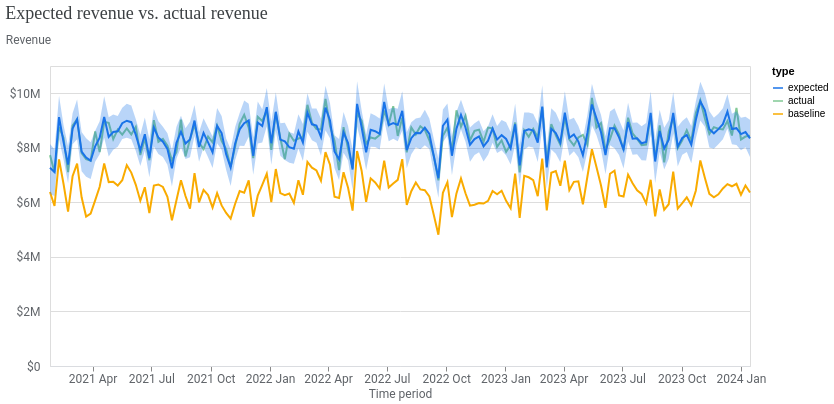

The notebook cell this image was saved under:
### Markdown cell above
2\. Assess the model's fit by comparing the expected sales against the actual sales.

### Code cell
model_fit = visualizer.ModelFit(mmm)
model_fit.plot_model_fit()

### Figure 1 — Vega-Lite specification as saved in the notebook (floating-point values rounded to 4 significant figures; data arrays with more than 128 entries replaced by an {"elided": "..."} marker saying what was removed)
{"config": {"view": {"continuousWidth": 300, "continuousHeight": 300}, "axis": {"labelColor": "#5F6368", "labelFont": "Roboto", "labelFontSize": 12, "titleColor": "#5F6368", "titleFont": "Roboto", "titleFontSize": 12, "titleFontWeight": "normal"}}, "layer": [{"mark": {"type": "line"}, "encoding": {"color": {"field": "type", "scale": {"domain": ["expected", "actual", "baseline"], "range": ["#1A73E8", "#81C995", "#F9AB00"]}, "type": "nominal"}, "x": {"axis": {"domainColor": "#DADCE0", "format": "%Y %b", "grid": false, "tickCount": 8}, "field": "time", "title": "Time period", "type": "temporal"}, "y": {"axis": {"domain": false, "labelExpr": "(datum.value < 0 ? '-' : '') + '$' + replace(format(abs(datum.value), '.3~s'), 'G', 'B')", "labelPadding": 10, "tickCount": 5, "ticks": false, "titleAlign": "left", "titleAngle": 0, "titleY": -20}, "field": "mean", "title": "Revenue", "type": "quantitative"}}}, {"mark": {"type": "rule", "opacity": 0}, "encoding": {"opacity": {"condition": {"param": "param_1", "value": 0.3, "empty": false}, "value": 0}, "tooltip": [{"field": "time", "title": "Time period", "type": "temporal"}, {"field": "expected", "format": ",.0f", "title": "Expected", "type": "quantitative"}, {"field": "actual", "format": ",.0f", "title": "Actual", "type": "quantitative"}, {"field": "baseline", "format": ",.0f", "title": "Baseline", "type": "quantitative"}], "x": {"field": "time", "type": "temporal"}}, "name": "view_1", "transform": [{"pivot": "type", "value": "mean", "groupby": ["time"]}]}, {"mark": {"type": "circle", "filled": false, "size": 36}, "encoding": {"color": {"field": "type", "legend": null, "scale": {"domain": ["expected", "actual", "baseline"], "range": ["#1A73E8", "#81C995", "#F9AB00"]}, "type": "nominal"}, "opacity": {"condition": {"param": "param_1", "value": 1, "empty": false}, "value": 0}, "x": {"field": "time", "type": "temporal"}, "y": {"field": "mean", "type": "quantitative"}}}, {"mark": {"type": "area", "opacity": 0.3}, "encoding": {"color": {"field": "type", "legend": null, "scale": {"domain": ["expected"], "range": ["#1A73E8"]}, "type": "nominal"}, "x": {"field": "time", "type": "temporal"}, "y": {"field": "ci_hi", "type": "quantitative"}, "y2": {"field": "ci_lo"}}}], "data": {"name": "data-6e18e7f80c371d77472c6fc2434377ba"}, "params": [{"name": "param_1", "select": {"type": "point", "clear": "pointerout", "fields": ["time"], "nearest": true, "on": "pointerover"}, "views": ["view_1"]}], "resolve": {"scale": {"color": "independent"}}, "title": {"text": "Expected revenue vs. actual revenue", "anchor": "start", "color": "#3C4043", "font": "Google Sans Display", "fontSize": 18, "fontWeight": "normal", "offset": 10}, "width": 700, "$schema": "https://vega.github.io/schema/vega-lite/v5.20.1.json", "datasets": {"data-6e18e7f80c371d77472c6fc2434377ba": {"elided": "468 records"}}}
